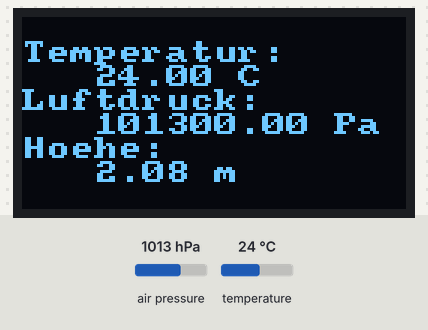
Bench run of a sketch on a simulated Arduino Uno, built with avr-gcc and run on an emulated ATmega328P. Shown: 128×64 one-colour display. The inputs (shaded band) are chosen by the test bench; at power-on: air pressure 1013 hPa, temperature 24 °C.

Above: at 1.2 s.
1.3 s: air pressure set to 1025 hPa
At 2.1 s:
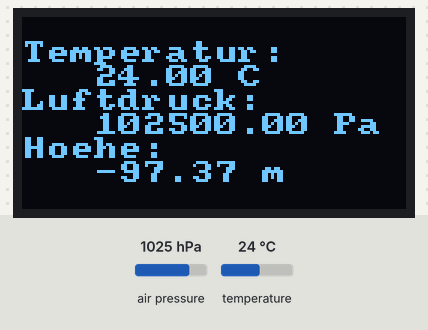
3.1 s: temperature set to 12 °C
At 5.1 s:
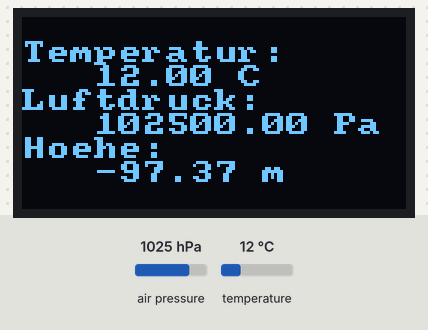
5.5 s: air pressure set to 952 hPa
At 6.7 s:
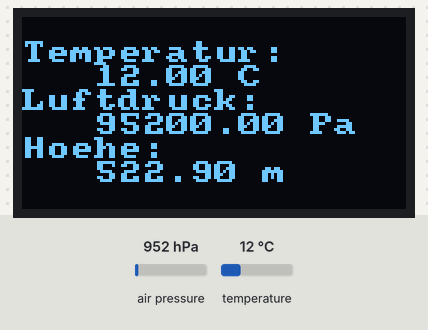
7.0 s: temperature set to 19 °C
9.5 s: air pressure set to 975 hPa
At 11.0 s:
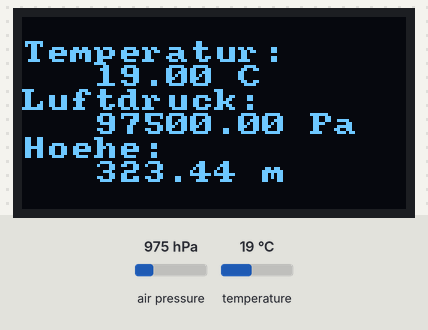
11.1 s: temperature set to 28 °C
At 12.7 s:
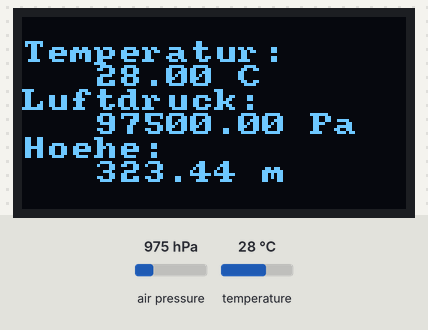
Timing chart, 0 to 14.2 s (numbered marks = the images above; inputs shaded):
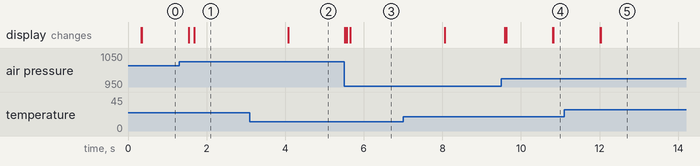

Measured:
- after the input at 1.3 s, the display: first changes after 0.24 s (image 1 shows a later state)
- after the input at 3.1 s, the display: first changes after 0.98 s (image 2 shows a later state)
- after the input at 5.5 s, the display: first changes at once (image 3 shows a later state)
- after the input at 9.5 s, the display: first changes after 0.08 s (image 4 shows a later state)
- after the input at 11.1 s, the display: first changes after 0.92 s (image 5 shows a later state)

The sketch:

10b_OLED_Wetterstation.ino
```cpp
#include "Arduino_SensorKit.h"

float pressure;

void setup() {
  Oled.begin();
  Oled.setFlipMode(true);
  Pressure.begin();
}

void loop() {

  Oled.setFont(u8x8_font_amstrad_cpc_extended_r);

  // Get and print temperatures
  Oled.setCursor(0, 1);
  Oled.print("Temperatur: ");
  Oled.setCursor(3, 2);
  Oled.print(Pressure.readTemperature());
  Oled.print(" C   "); // The unit for  Celsius because        original arduino don't support speical symbols

  // Get and print atmospheric pressure data
  Oled.setCursor(0, 3);
  Oled.print("Luftdruck: ");
  Oled.setCursor(3, 4);
  Oled.print(Pressure.readPressure());
  Oled.print(" Pa   ");

  // Get and print altitude data
  Oled.setCursor(0, 5);
  Oled.print("Hoehe:");
  Oled.setCursor(3, 6);
  Oled.print(Pressure.readAltitude());
  Oled.print(" m  ");

  Oled.refreshDisplay();    // Update the Display

  delay(1000);
}
```
